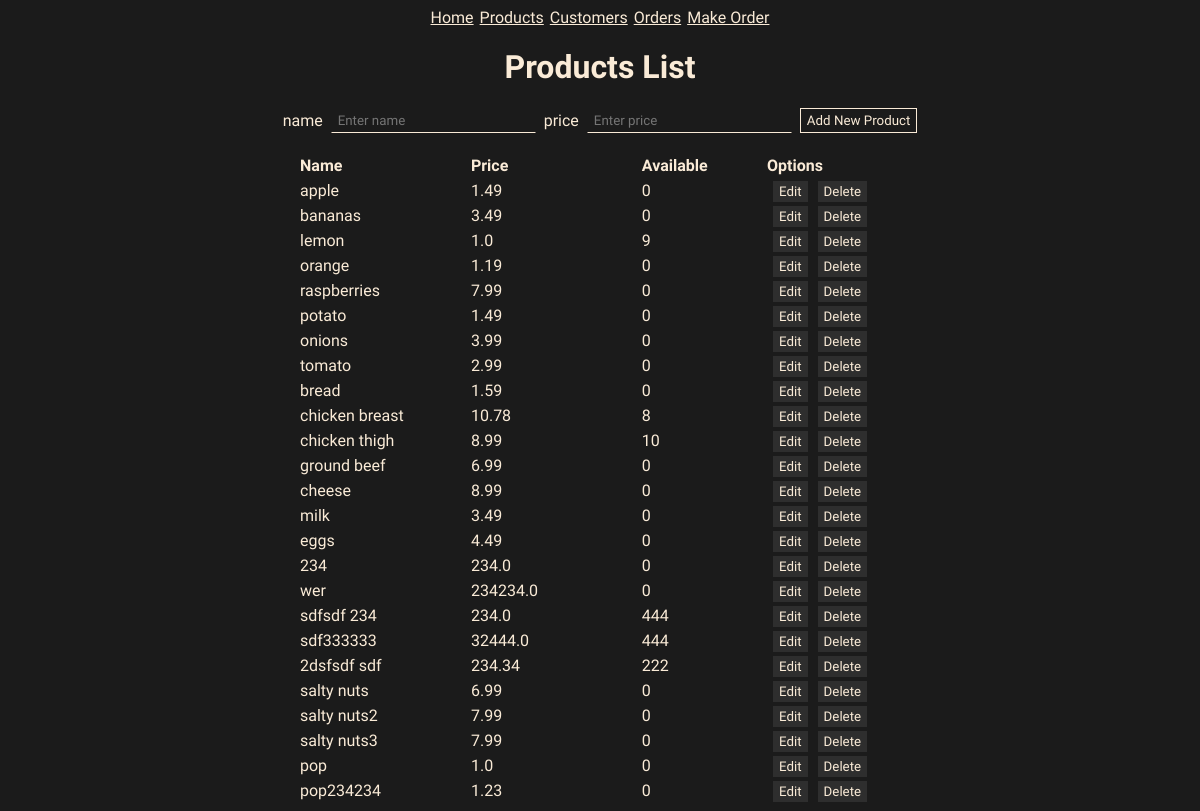
/products/, run on an earlier commit of the app's database.
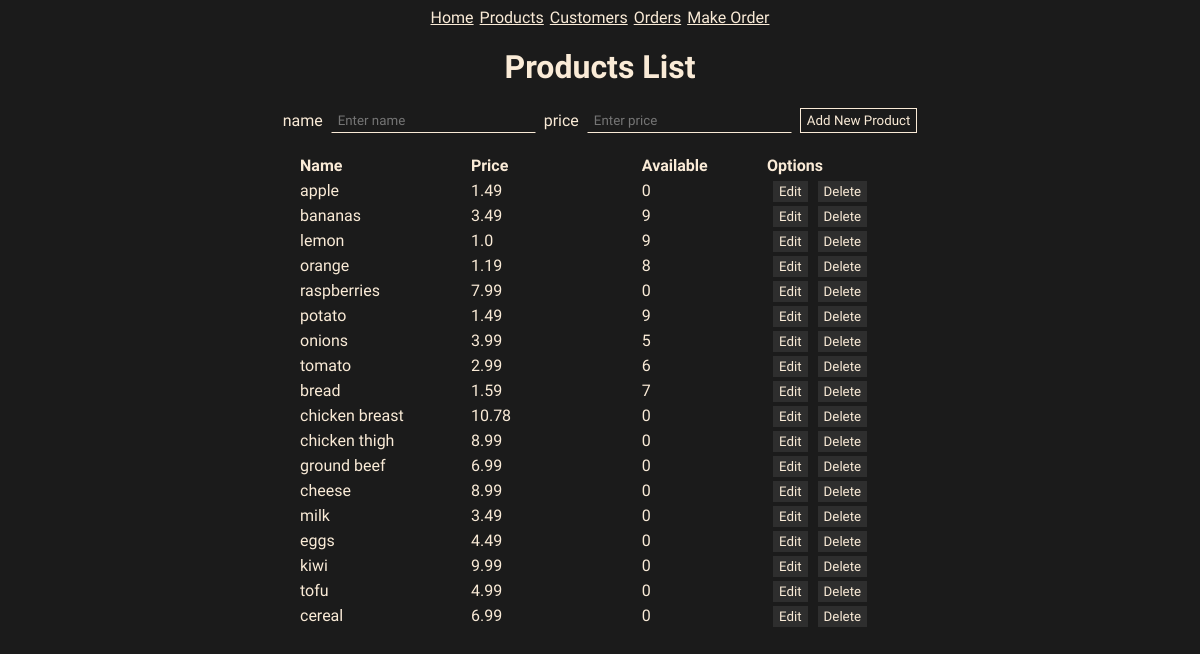
And on a later commit of the database.
### models.py (models this page shows)
class Product(db.Model):
    id = mapped_column(Integer, primary_key=True)
    name = mapped_column(String(50), nullable=False, unique=True)
    price = mapped_column(Numeric, nullable=False)
    available = mapped_column(Integer, nullable=False, default=0)
    product_items = relationship("ProductOrder", back_populates="product")
    def to_json(self):
        self.price = round(self.price, 2)
        return {
            "id":self.id,
            "name":self.name,
            "price": float(self.price),
            "available": self.available,
        }

### routes/products.py (the view)
@products_bp.route("/", methods=['GET', 'POST'])
def products_list():
    if request.method == 'POST':
        name = request.form['name']
        price =request.form['price']
        new_product = Product(name=name, price=price)
        db.session.add(new_product)
        db.session.commit()
        return redirect(url_for("products.products_list"))
    else:
        statement = db.select(Product).order_by(Product.id)
        results = db.session.execute(statement)
        products = []
        for product in results.scalars():
            json_record = Product.to_json(product)
            products.append(json_record)
        return render_template("products.html", products = products)

### templates/products.html
{% extends "base.html" %}
{% block content %}
<div class="container">
    <h1>Products List</h1>
    <form action="/products" method="POST">
        name<input type="text" name="name" placeholder="Enter name">
        price<input type="text" name="price" placeholder="Enter price">
        <input type="submit" value="Add New Product" class="button">
    </form>
    <table>
        <thead>
            <tr>
                <th scope="col" width="90">Name</th>
                <th scope="col" width="90">Price</th>
                <th scope="col" width="40">Available</th>
                <th scope="col" width="70">Options</th>
            </tr>
        </thead>
        <tbody>
            {% for product in products %}
            <tr>
                <td>{{ product.name }}</td>
                <td>{{ product.price }}</td>
                <td>{{ product.available }}</td>
                <td>
                    <a href="/products/{{product.id}}" class="btn">Edit</a>
                    <a href="/products/delete/{{product.id}}" class="btn"
                        onclick="return confirm('Are you sure to delete?')">Delete</a>
                </td>
            </tr>
            {% endfor %}
        </tbody>
    </table>
</div>
{% endblock %}

### templates/base.html (shortened to what this page needs)
<!doctype html>
<html lang="en">
<head>
    <link rel="stylesheet" type="text/css" href="{{ url_for('static', filename='style.css') }}">
</head>
<body>
    <div class="container">
        <nav>
            <a href="{{ url_for('home') }}">Home</a>
            <a href="{{ url_for('products.products_list') }}">Products</a>
            <a href="{{ url_for('customers.customers_list') }}">Customers</a>
            <a href="{{ url_for('orders.orders_list') }}">Orders</a>
            <a href="{{ url_for('orders.make_order') }}">Make Order</a>
        </nav>
        {% block content %}
        {% endblock %}
    </div>
</body>
</html>

### static/style.css (style rules this page uses)
:root { --font-color: antiquewhite; --background: #1b1b1b; --bg-variant: #2e2e2e; --bg-variant-dark: #1f1e1e; }
body { display: flex; align-items: center; justify-content: center; background-color: var(--background); color: var(--font-color); font-family: "Roboto Condensed", sans-serif; }
nav { display: flex; align-items: center; justify-content: center; gap: 6px; }
.container { width: 80vw; max-width: 600px; display: flex; flex-direction: column; align-items: center; justify-content: center; }
a { color: var(--font-color); }
form { display: flex; gap: 6px; align-items: center; justify-content: center; }
table { margin-top: 20px; width: 100%; border-collapse: collapse; }
th, td { text-align: left; padding: 3px 0; }
input[type="text"] { background-color: transparent; font-family: "Roboto Condensed", sans-serif; border: 1px solid var(--background); padding: 4px 6px; border-bottom: 1px solid var(--font-color); margin: 0 2px; outline: none; color: var(--font-color); }
input[type="submit"] { cursor: pointer; font-family: "Roboto Condensed", sans-serif; background-color: transparent; color: var(--font-color); padding: 4px 6px; border: 1px solid var(--font-color); }
.btn { cursor: pointer; font-family: "Roboto Condensed", sans-serif; font-weight: 500; font-size: smaller; background-color: var(--bg-variant); color: var(--font-color); padding: 3px 6px; text-decoration: none; margin-left: 6px; }

What changed in the data, as far as the page shows it:
removed Product: name "sdf333333", price "32444.0", available "444"
removed Product: name "2dsfsdf sdf", price "234.34", available "222"
removed Product: name "salty nuts", price "6.99", available "0"
removed Product: name "salty nuts2", price "7.99", available "0"
removed Product: name "salty nuts3", price "7.99", available "0"
removed Product: name "pop", price "1.0", available "0"
removed Product: name "pop234234", price "1.23", available "0"
changed Product "bananas": available "0" → "9"
changed Product "orange": available "0" → "8"
changed Product "potato": available "0" → "9"
changed Product "onions": available "0" → "5"
changed Product "tomato": available "0" → "6"
changed Product "bread": available "0" → "7"
changed Product "chicken breast": available "8" → "0"
changed Product "chicken thigh": available "10" → "0"
changed Product: name "234" → "kiwi"; price "234.0" → "9.99"
changed Product: name "wer" → "tofu"; price "234234.0" → "4.99"
changed Product: name "sdfsdf 234" → "cereal"; price "234.0" → "6.99"; available "444" → "0"
